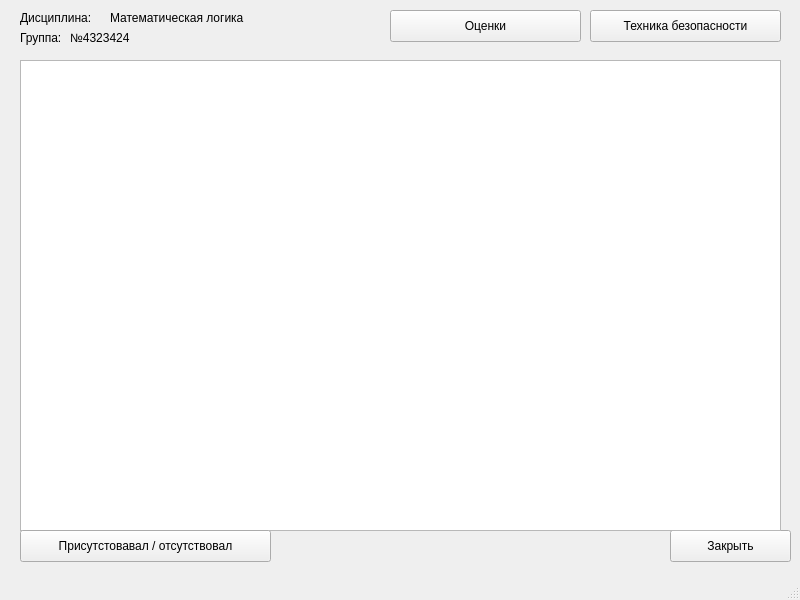
<?xml version="1.0" encoding="UTF-8"?>
<ui version="4.0">
 <class>MainWindow</class>
 <widget class="QMainWindow" name="MainWindow">
  <property name="geometry">
   <rect>
    <x>0</x>
    <y>0</y>
    <width>800</width>
    <height>600</height>
   </rect>
  </property>
  <property name="windowTitle">
   <string>Журнал посещаемости</string>
  </property>
  <widget class="QWidget" name="centralwidget">
   <widget class="QPushButton" name="pushButton">
    <property name="geometry">
     <rect>
      <x>390</x>
      <y>10</y>
      <width>191</width>
      <height>32</height>
     </rect>
    </property>
    <property name="text">
     <string>Оценки</string>
    </property>
   </widget>
   <widget class="QPushButton" name="pushButton_2">
    <property name="geometry">
     <rect>
      <x>590</x>
      <y>10</y>
      <width>191</width>
      <height>32</height>
     </rect>
    </property>
    <property name="text">
     <string>Техника безопасности</string>
    </property>
   </widget>
   <widget class="QPushButton" name="pushButton_3">
    <property name="geometry">
     <rect>
      <x>670</x>
      <y>530</y>
      <width>121</width>
      <height>32</height>
     </rect>
    </property>
    <property name="text">
     <string>Закрыть</string>
    </property>
   </widget>
   <widget class="QLabel" name="label">
    <property name="geometry">
     <rect>
      <x>20</x>
      <y>10</y>
      <width>121</width>
      <height>16</height>
     </rect>
    </property>
    <property name="text">
     <string>Дисциплина:</string>
    </property>
   </widget>
   <widget class="QLabel" name="label_2">
    <property name="geometry">
     <rect>
      <x>110</x>
      <y>10</y>
      <width>171</width>
      <height>16</height>
     </rect>
    </property>
    <property name="text">
     <string>Математическая логика</string>
    </property>
   </widget>
   <widget class="QLabel" name="label_3">
    <property name="geometry">
     <rect>
      <x>20</x>
      <y>30</y>
      <width>58</width>
      <height>16</height>
     </rect>
    </property>
    <property name="text">
     <string>Группа:</string>
    </property>
   </widget>
   <widget class="QLabel" name="label_4">
    <property name="geometry">
     <rect>
      <x>70</x>
      <y>30</y>
      <width>101</width>
      <height>16</height>
     </rect>
    </property>
    <property name="text">
     <string>№4323424</string>
    </property>
   </widget>
   <widget class="QTableWidget" name="tableWidget">
    <property name="geometry">
     <rect>
      <x>20</x>
      <y>60</y>
      <width>761</width>
      <height>471</height>
     </rect>
    </property>
   </widget>
   <widget class="QPushButton" name="pushButton_4">
    <property name="geometry">
     <rect>
      <x>20</x>
      <y>530</y>
      <width>251</width>
      <height>32</height>
     </rect>
    </property>
    <property name="text">
     <string>Присутстовавал / отсутствовал</string>
    </property>
   </widget>
  </widget>
  <widget class="QStatusBar" name="statusbar"/>
 </widget>
 <resources/>
 <connections/>
</ui>
